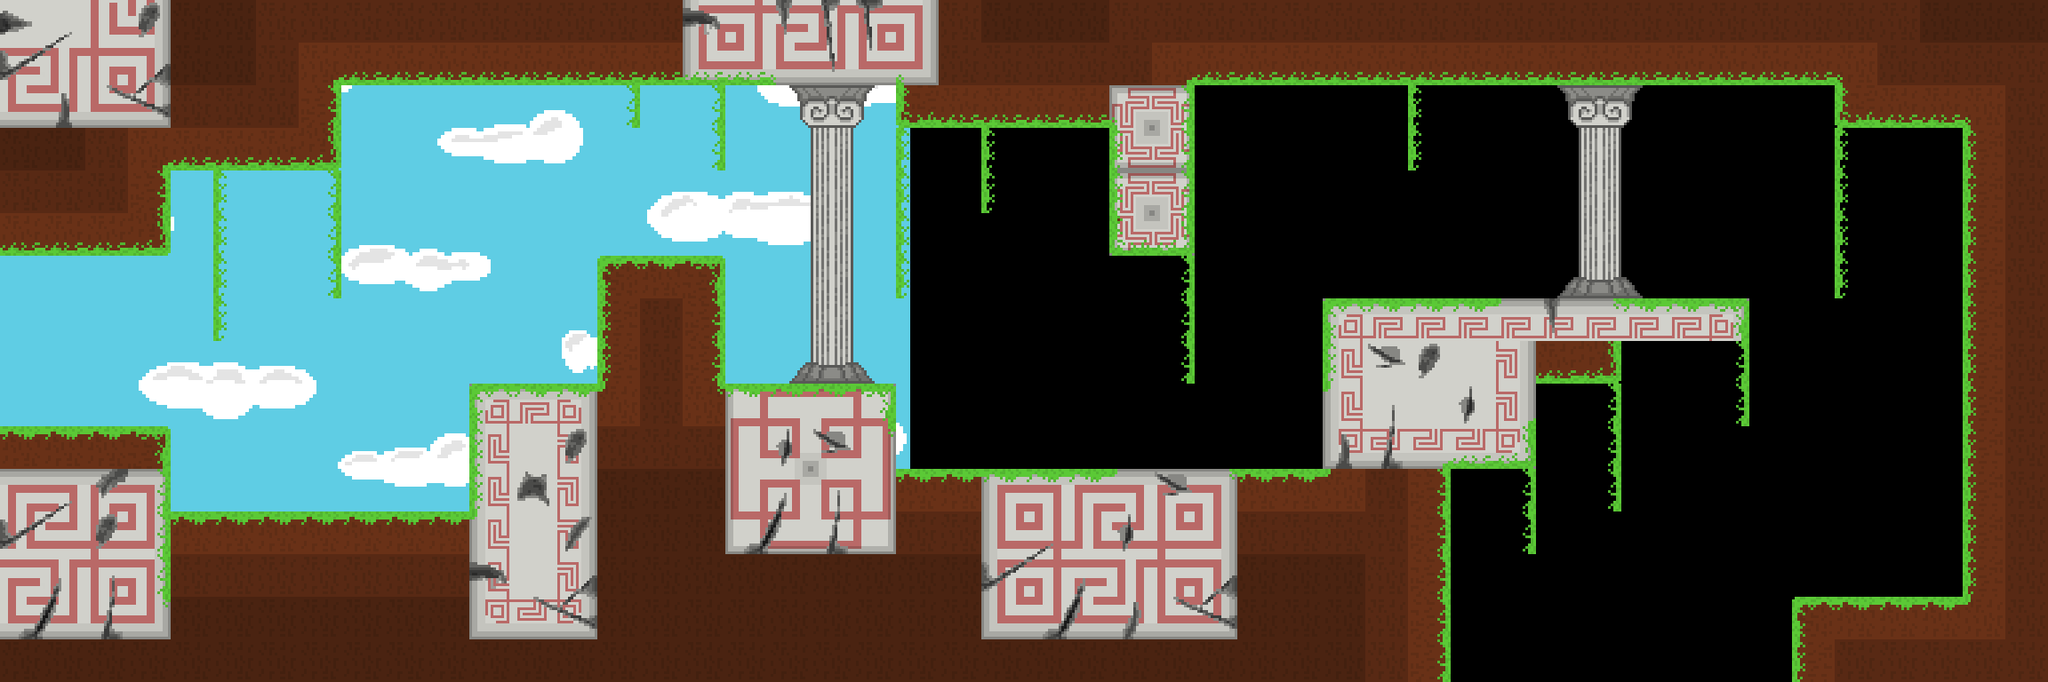

A level layout from a 2D game, rendered from its tile map. Below: a short description, then the map file with tile-grid data replaced by summaries:
An orthogonal 48x16 tile map with 48x48 px tiles, 4 tile layers (back_tiles, back_second, front, front_second), 5 tilesets, 1 image layer and 29 objects (3x EnemyGroundedElemental, 2x SpawnPoint, 2x EnemyDarkCloud, 2x Portal, EnemyCloudSummoner, ...).

<map version="1.11" tiledversion="1.11.0" orientation="orthogonal" renderorder="right-down" width="48" height="16" tilewidth="48" tileheight="48" infinite="0" nextlayerid="22" nextobjectid="352">
 <tileset firstgid="1" name="tileset01" tilewidth="48" tileheight="48" tilecount="176" columns="16">
  <image source="../tilesets/tileset01.png" width="768" height="528" />
 </tileset>
 <tileset firstgid="177" name="tileset02" tilewidth="48" tileheight="48" tilecount="121" columns="11">
  <image source="../tilesets/tileset02.png" width="528" height="528" />
 </tileset>
 <tileset firstgid="298" name="tileset03" tilewidth="48" tileheight="48" tilecount="306" columns="17">
  <image source="../tilesets/tileset03.png" width="816" height="864" />
 </tileset>
 <tileset firstgid="604" name="objects" tilewidth="48" tileheight="48" tilecount="64" columns="8">
  <image source="../tilesets/objects.png" width="384" height="384" />
 </tileset>
 <tileset firstgid="668" name="tileset04" tilewidth="48" tileheight="48" tilecount="240" columns="16">
  <image source="../tilesets/tileset04.png" width="768" height="720" />
 </tileset>
 <imagelayer id="17" name="Image Layer 1">
  <image source="../Backgrounds/ground_back.png" width="1024" height="576" />
  <properties>
   <property name="depth" type="int" value="3000" />
   <property name="parallax_x" type="float" value="1" />
   <property name="parallax_y" type="float" value="1" />
   <property name="repeat_y" type="bool" value="true" />
  </properties>
 </imagelayer>
 <layer id="11" name="back_tiles" width="48" height="16">
  <properties>
   <property name="depth" type="int" value="1050" />
   <property name="tileset" type="int" value="4" />
  </properties>
  <data>[768 cells, 395 non-empty, 71 distinct tile ids]</data>
 </layer>
 <layer id="21" name="back_second" width="48" height="16">
  <properties>
   <property name="depth" type="int" value="1000" />
   <property name="tileset" type="int" value="4" />
  </properties>
  <data>[768 cells, 166 non-empty, 50 distinct tile ids]</data>
 </layer>
 <layer id="12" name="front" width="48" height="16">
  <properties>
   <property name="depth" type="int" value="950" />
   <property name="tileset" type="int" value="0" />
  </properties>
  <data>[768 cells, 0 non-empty, 0 distinct tile ids]</data>
 </layer>
 <layer id="20" name="front_second" width="48" height="16">
  <properties>
   <property name="depth" type="int" value="900" />
   <property name="tileset" type="int" value="2" />
  </properties>
  <data>[768 cells, 0 non-empty, 0 distinct tile ids]</data>
 </layer>
 <objectgroup color="#ffaa00" id="16" name="spawnpoints">
  <object id="170" type="SpawnPoint" x="0" y="288" width="48" height="48">
   <properties>
    <property name="id" type="int" value="1" />
   </properties>
  </object>
  <object id="338" type="SpawnPoint" x="1632" y="672" width="48" height="48">
   <properties>
    <property name="id" type="int" value="0" />
   </properties>
  </object>
 </objectgroup>
 <objectgroup id="14" name="objects">
  <object id="342" type="EnemyDarkCloud" x="1200" y="192" width="48" height="48" />
  <object id="343" type="EnemyDarkCloud" x="912" y="384" width="48" height="48" />
  <object id="347" type="EnemyGroundedElemental" x="1728" y="288" width="48" height="48">
   <properties>
    <property name="color" type="int" value="2" />
   </properties>
  </object>
  <object id="348" type="EnemyGroundedElemental" x="720" y="240" width="48" height="48">
   <properties>
    <property name="color" type="int" value="2" />
   </properties>
  </object>
  <object id="349" type="EnemyGroundedElemental" x="288" y="528" width="48" height="48">
   <properties>
    <property name="color" type="int" value="2" />
   </properties>
  </object>
  <object id="350" type="EnemyCloudSummoner" x="1536" y="240" width="64" height="48">
   <properties>
    <property name="initial_y" type="int" value="864" />
   </properties>
  </object>
  <object id="351" type="EnemyCloudMelee" x="432" y="336" width="64" height="48" />
 </objectgroup>
 <objectgroup color="#0000ff" id="13" name="walls">
  <properties>
   <property name="isWallLayer" type="bool" value="true" />
  </properties>
  <object id="277" x="0" y="0" width="192" height="288" />
  <object id="346" x="192" y="576" width="480" height="192" />
  <object id="318" x="1008" y="96" width="240" height="48" />
  <object id="319" x="1248" y="96" width="96" height="192" />
  <object id="320" x="1728" y="336" width="96" height="96" />
  <object id="269" x="2208" y="0" width="96" height="672" />
  <object id="287" x="1824" y="336" width="144" height="48" />
  <object id="316" x="384" y="0" width="1680" height="96" />
  <object id="218" x="192" y="0" width="192" height="192" />
  <object id="321" x="1488" y="336" width="144" height="432" />
  <object id="322" x="2064" y="0" width="144" height="144" />
  <object id="313" x="2016" y="672" width="288" height="96" />
  <object id="314" x="672" y="432" width="336" height="96" />
  <object id="267" x="672" y="528" width="816" height="240" />
  <object id="339" x="1632" y="336" width="96" height="192" />
  <object id="310" x="0" y="480" width="192" height="288" />
  <object id="345" x="528" y="432" width="144" height="144" />
  <object id="311" x="672" y="288" width="144" height="144" />
 </objectgroup>
 <objectgroup color="#00ff00" id="15" name="doors">
  <object id="169" type="Portal" x="-96" y="288" width="48" height="192">
   <properties>
    <property name="horizontal" type="bool" value="false" />
    <property name="id_point" type="int" value="1" />
    <property name="id_room" type="int" value="50" />
   </properties>
  </object>
  <object id="337" type="Portal" x="1632" y="816" width="384" height="48">
   <properties>
    <property name="horizontal" type="bool" value="true" />
    <property name="id_point" type="int" value="2" />
    <property name="id_room" type="int" value="54" />
   </properties>
  </object>
 </objectgroup>
</map>
